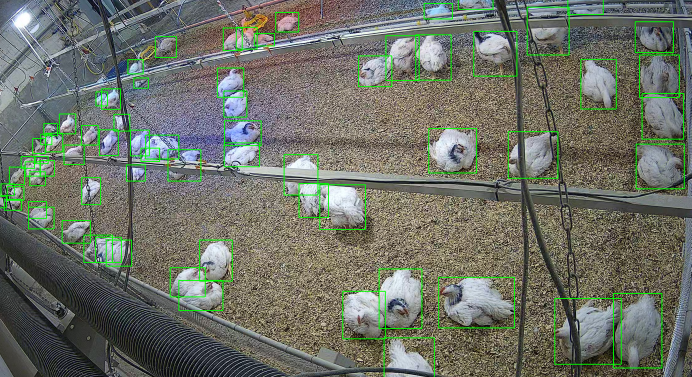
#> input picture visualisations/bounding_box_example.png, 1383 x 754 px (shown at 1/2 size); its folder holds only this picture in this run
$ python -i mv_utils.py   (imports and definitions only)
#> lines starting #> are read from the running program, lines starting #| are printed output that depends on the picture
import cv2
import numpy as np
import os
from scipy import stats
import json
from datetime import datetime
import pandas as pd
import glob
import plotly.graph_objects as go

from ground_plane_detection.data_loading import create_dataset_splits, get_category_from_day, load_samples


# [21 lines left out: functions calculate_dt, pythonify, not called in this run]

def get_combined_view_6_frames(frames):
    if len(frames) != 6:
        # add black frames with the same dimensions until we have 6 frames
        while len(frames) < 6:
            frames.append(np.zeros((1080, 1920, 3), dtype=np.uint8))

    horizontal_stack = False
    if horizontal_stack:
        width = int((1920/2)*3)
        height = 1080
        combined_image = np.zeros((height, width, 3), dtype=np.uint8)

        quadwidth = int(width/3)
        quadheight = int(height/2)
        combined_image[:quadheight, :quadwidth] = cv2.resize(frames[0], (quadwidth, quadheight))
        combined_image[:quadheight, quadwidth:2*quadwidth] = cv2.resize(frames[1], (quadwidth, quadheight))
        combined_image[quadheight:, :quadwidth] = cv2.resize(frames[3], (quadwidth, quadheight))
        combined_image[quadheight:, quadwidth:2*quadwidth] = cv2.resize(frames[2], (quadwidth, quadheight))
        combined_image[:quadheight, 2*quadwidth:] = cv2.resize(frames[4], (quadwidth, quadheight))
        combined_image[quadheight:, 2*quadwidth:] = cv2.resize(frames[5], (quadwidth, quadheight))
    else:
        width = 1920*2
        height = int(1080*3)
        combined_image = np.zeros((height, width, 3), dtype=np.uint8)
        quadheight = int(height/3)
        quadwidth = int(width/2)
        combined_image[:quadheight, :quadwidth] = cv2.resize(frames[0], (quadwidth, quadheight))
        combined_image[:quadheight, quadwidth:] = cv2.resize(frames[1], (quadwidth, quadheight))
        combined_image[quadheight:2*quadheight, :quadwidth] = cv2.resize(frames[2], (quadwidth, quadheight))
        combined_image[quadheight:2*quadheight, quadwidth:] = cv2.resize(frames[3], (quadwidth, quadheight))

        combined_image[2*quadheight:, :quadwidth] = cv2.resize(frames[4], (quadwidth, quadheight))
        combined_image[2*quadheight:, quadwidth:] = cv2.resize(frames[5], (quadwidth, quadheight))

    return combined_image

# [533 lines left out: functions update_topdown_visualization, update_topdown_visualization_with_unconnected, visualize_one_view, get_bbs_from_txt, get_txt_object_data, get_reprojection_masks and 8 more, not called in this run]

>>> import cv2
>>> picture = cv2.imread('../visualisations/bounding_box_example.png', cv2.IMREAD_GRAYSCALE)
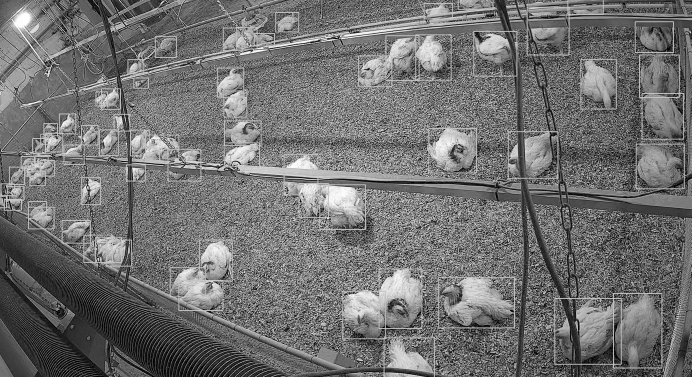
#> picture: shape (754, 1383) (shown at 1/2 size); min 0, max 255, mean 112.6
>>> result = get_combined_view_6_frames(picture)
#> in get_combined_view_6_frames, `combined_image = np.zeros((height, width, 3), dtype=np.uint8)`: combined_image: shape (3240, 3840, 3); every value is 0
#> (the run stopped early here; a loop or call above may not have finished)
